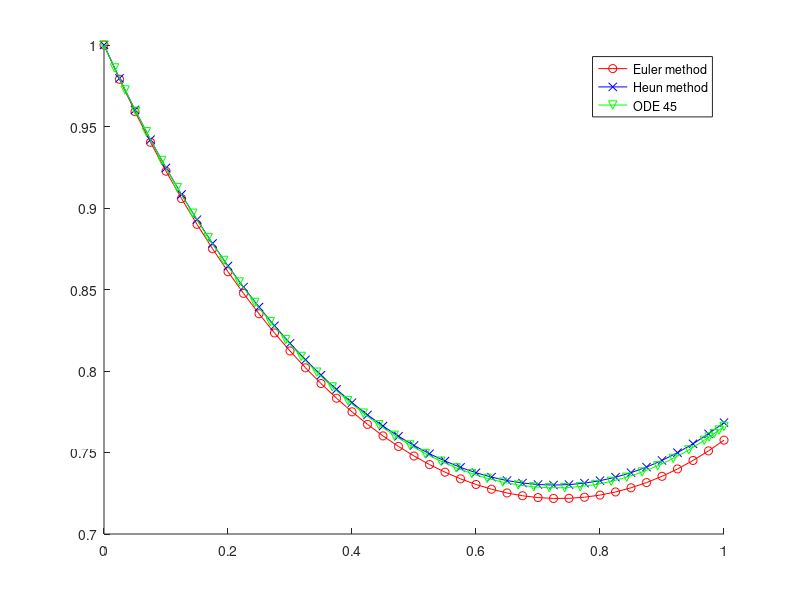

This chart was generated by the following MATLAB code:
%Euler's method
dt = .025;
T = 0:.025:1;
Y = zeros(1,41);
Y(1) = 1;
for i = 2:1:41
    Y(i) = Y(i-1) + dt.*(T(i-1).^2 - Y(i-1).^2).*sin(Y(i-1));
end

%Heun's method
Y2 = zeros(1,41);
Y2(1) = 1;
for i = 2:1:41
    yn1 = Y(i-1) + dt.*(T(i-1).^2 - Y(i-1).^2).*sin(Y(i-1));
    Y2(i) = Y2(i-1) + (dt./2).*((T(i-1).^2 - Y2(i-1).^2).*sin(Y2(i-1)) + (T(i).^2 - yn1.^2).*sin(yn1));
end

%ODE 45 method
tspan=[0,1];
f=@(t,y) (t.^2 - y.^2).*sin(y);
y0 = 1;
[t,y]=ode45(f,tspan,y0);

hold on;
plot(T,Y,'r-o');
plot(T,Y2,'b-x');
plot(t,y,'g-v');
hold off;
legend('Euler method','Heun method','ODE 45');